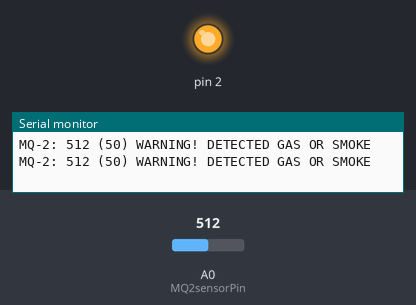
Simulated run of this sketch. Board: Arduino Mega 2560, built with avr-gcc and run on an emulated ATmega2560. Parts: output pins drawn as LEDs (lit = HIGH), the last lines printed to the serial monitor. The test bench sets the inputs (shaded band); at power-on: A0 (MQ2sensorPin) = 512.

Above: at 1.8 s.
1.9 s: A0 (MQ2sensorPin) set to 228
3.4 s: A0 (MQ2sensorPin) set to 202
At 4.4 s:
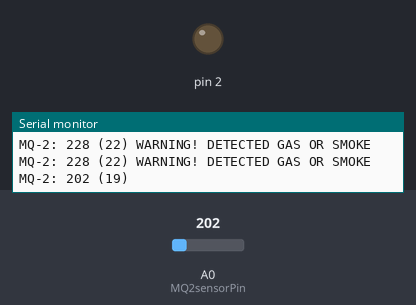
5.5 s: A0 (MQ2sensorPin) set to 306
At 7.1 s:
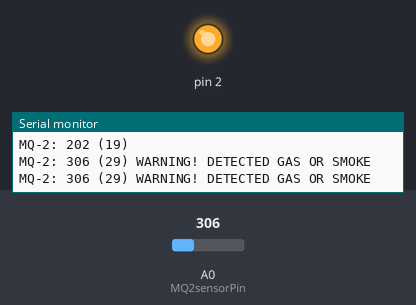
7.5 s: A0 (MQ2sensorPin) set to 122
At 8.7 s:
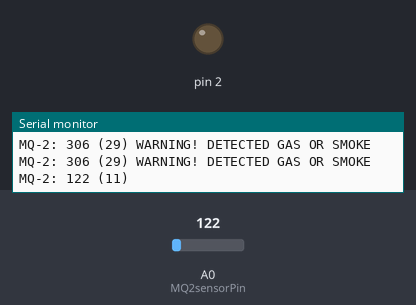
Timing chart, 0 to 10.5 s (numbered marks = the images above; inputs shaded):
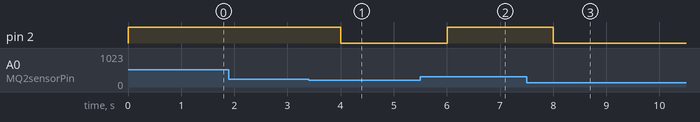

The sketch:

MQ-2_smoke_sensor_mega256.ino
```cpp
/*Test Code for MQ-2 Smoke Sensor and Arduino Mega 2560*/
/*
Connection MQ-2 -> Arduino Mega 2560
OUT -> A0
VCC -> +5V
GND -> GND
*/

const int MQ2sensorPin= A0;
const int buzzerPin= PD2;
int smoke_level;
byte mapped_smoke_level;
char info[96];

void setup() {
Serial.begin(9600);
pinMode(MQ2sensorPin, INPUT);//the smoke sensor will be an input for arduino
pinMode(buzzerPin, OUTPUT);//the buzzer serves an output in the circuit
}

void loop() {
  smoke_level= analogRead(MQ2sensorPin); //arduino reads the value from the smoke sensor - values from 0 to 1023
  mapped_smoke_level = map(smoke_level, 0, 1023, 0, 100); // mapp the value of 1023 to 100
  sprintf(info, "MQ-2: %d (%d)", smoke_level, mapped_smoke_level);// prints to see what values the sensor is picking up
  if( mapped_smoke_level > 20){ //if mapped smoke level is greater than 20, the buzzer will go off
    digitalWrite(buzzerPin, HIGH);
    Serial.print(info);
    Serial.println(F(" WARNING! DETECTED GAS OR SMOKE "));
  }
  else{
    digitalWrite(buzzerPin, LOW);
    Serial.println(info);
  }
  delay (1000);
}
```

Measured:
- the behaviour switches between 215 and 214 on A0 (MQ2sensorPin) (found by bisection; images 0 and 1)
- after the input at 3.4 s, pin 2: HIGH → LOW after 0.60 s
- after the input at 5.5 s, pin 2: LOW → HIGH after 0.50 s
- after the input at 7.5 s, pin 2: HIGH → LOW after 0.51 s
